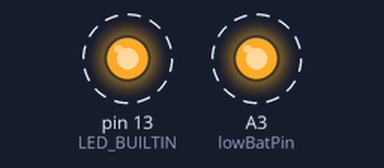
The sketch below on a simulated Arduino Uno, built with avr-gcc and run on an emulated ATmega328P. On the bench: output pins drawn as LEDs (lit = HIGH). Dashed ring = blinking.

Above: at 0.2 s.
Timing chart, 0 to 3.0 s (numbered marks = the images above):
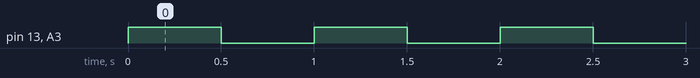

Measured:
- by itself, pin 13 (LED_BUILTIN), A3 (lowBatPin): alternates HIGH for 0.50 s and LOW for 0.50 s

The sketch:

02_Low_Battery_LED.ino
```cpp
// ==========================================================
// Module 2: Receiver Board - LED Output Test
// ==========================================================
// GOAL:
// 1. Confirm built-in LED works (board alive check)
// 2. Confirm external LED circuit on PCB works
//
// This tests:
// - Microcontroller output pins
// - PCB soldering
// - External LED polarity + wiring
// ==========================================================


// -----------------------------
// External LED pin
// -----------------------------
const int lowBatPin = A3;  // External LED connected on PCB


void setup() {
  // Built-in LED
  pinMode(LED_BUILTIN, OUTPUT);

  // External LED
  pinMode(lowBatPin, OUTPUT);
}


void loop() {

  // ==========================================================
  // BOTH LEDs ON
  // ==========================================================
  digitalWrite(LED_BUILTIN, HIGH);  	// Built-in LED ON
  digitalWrite(lowBatPin, HIGH);       	// External LED ON
  delay(500);				// Wait for 500 ms


  // ==========================================================
  // BOTH LEDs OFF
  // ==========================================================
  digitalWrite(LED_BUILTIN, LOW);   	// Built-in LED OFF
  digitalWrite(lowBatPin, LOW);        	// External LED OFF
  delay(500);				// Wait for 500 ms
}
```
